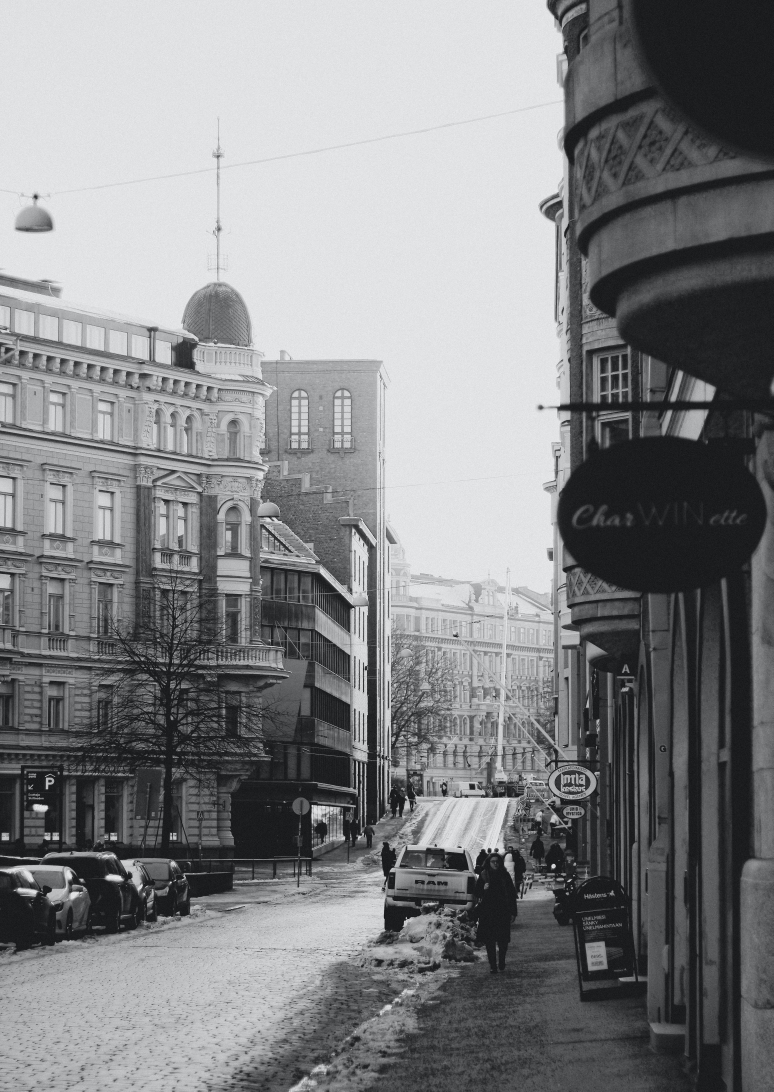
#> input picture input_images/pexels-väinö-parjanen-17411075.jpg, 3868 x 5458 px (shown at 1/5 size); its folder holds only this picture in this run
$ python image_resizer.py
#> lines starting #> are read from the running program, lines starting #| are printed output that depends on the picture
from PIL import Image
import os

def resize_images(input_folder, output_folder, new_size=(300, 300)):
    # Create the output folder if it doesn't exist
#> called with input_folder = 'input_images', output_folder = 'output_images', new_size = (150, 150)
    os.makedirs(output_folder, exist_ok=True)

    # List all files in the input folder
    image_files = [f for f in os.listdir(input_folder) if f.lower().endswith(('png', 'jpg', 'jpeg', 'gif', 'bmp'))]

    for image_file in image_files:
        input_path = os.path.join(input_folder, image_file)
        output_path = os.path.join(output_folder, image_file)

        # Open and resize the image
        with Image.open(input_path) as img:
#> img is the input picture: PIL image 3868x5458 RGB; mean R, G, B 130, 131, 133
            resized_img = img.resize(new_size)
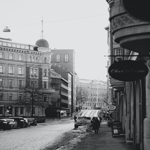
#> resized_img: PIL image 150x150 RGB; mean R, G, B 130, 131, 133

            # Save the resized image to the output folder
            resized_img.save(output_path)

def main():
    input_folder = 'input_images'
    output_folder = 'output_images'
    new_size = (150, 150)  # Specify the new size for the images

    resize_images(input_folder, output_folder, new_size)
    print(f"Images resized and saved to {output_folder}.")

if __name__ == "__main__":
    main()
